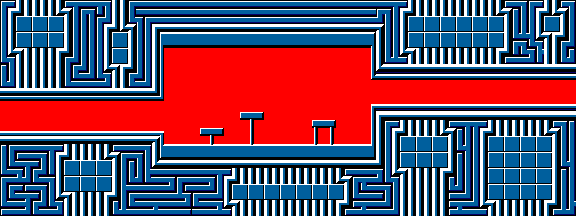

This game map was drawn from its Tiled (.tmx) file and the tilesets committed beside it. A one-line description and the trimmed map source follow:
An orthogonal 72x27 tile map with 8x8 px tiles, 2 tile layers (Tile Layer 2, Tile Layer 1).

<map version="1.2" tiledversion="1.3.3" orientation="orthogonal" renderorder="right-down" width="72" height="27" tilewidth="8" tileheight="8" infinite="0" nextlayerid="3" nextobjectid="1">
 <tileset firstgid="1" source="../tsx/tiles_blue.tsx" />
 <layer id="2" name="Tile Layer 2" width="72" height="27">
  <data>[1944 cells, 618 non-empty, 3 distinct tile ids]</data>
 </layer>
 <layer id="1" name="Tile Layer 1" width="72" height="27">
  <data>[1944 cells, 1897 non-empty, 57 distinct tile ids]</data>
 </layer>
</map>
